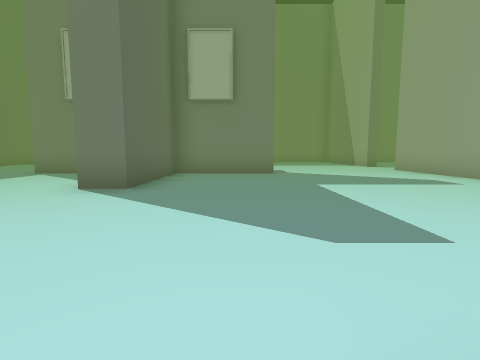
View 1 (above)

24 first-person views from a walk through a 3-D level made in the Unity game engine. The camera is 1.2 m above the floor, tilts 6° down and sees 85° across. The floor is counted in squares, 2 m on a side. Each view is taken from the middle of a square. On the plan, view 1 faces up. The plan holds only what a view shows up to about 9 squares ahead; the rest is blank. The player character is not drawn. Some animated figures are not drawn.

View 2
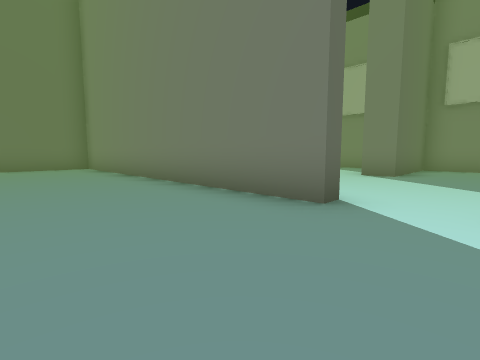

View 3
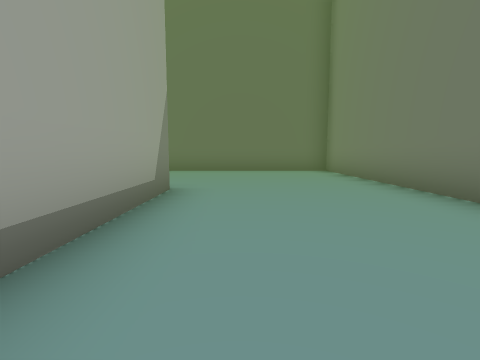

View 4
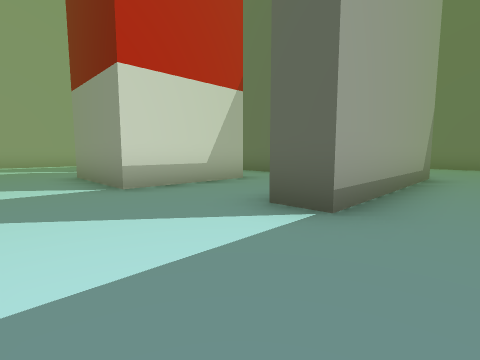

View 5
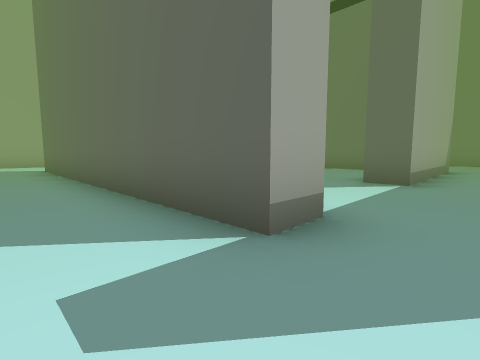

View 6
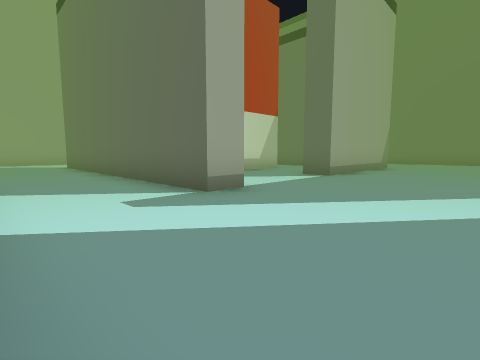

View 7
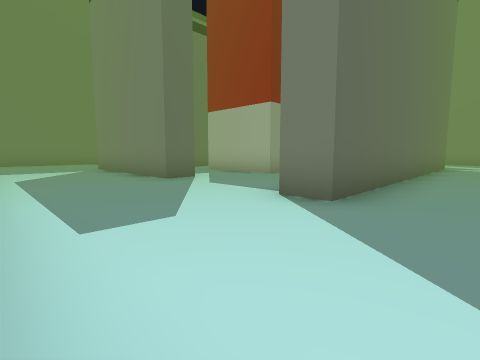

View 8
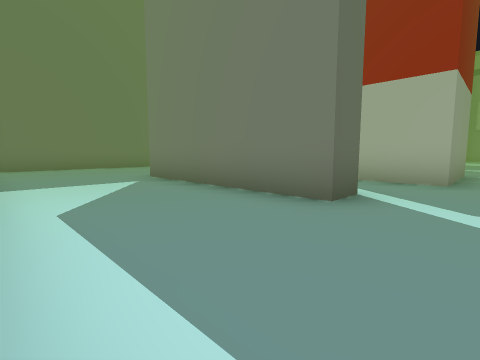

View 9
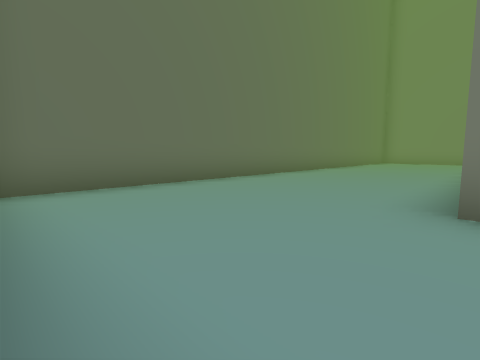

View 10
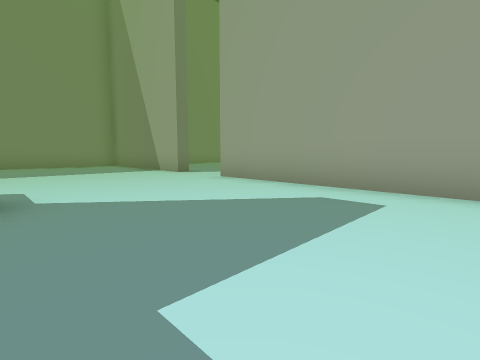

View 11
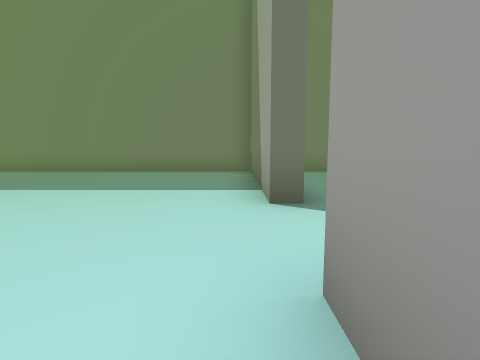

View 12
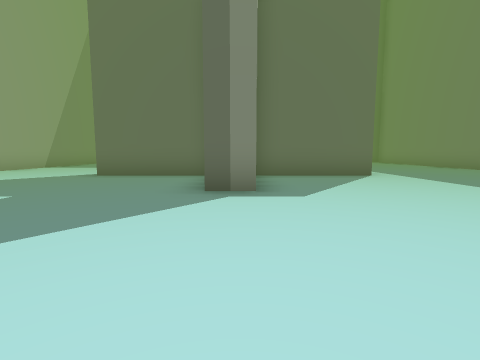

View 13
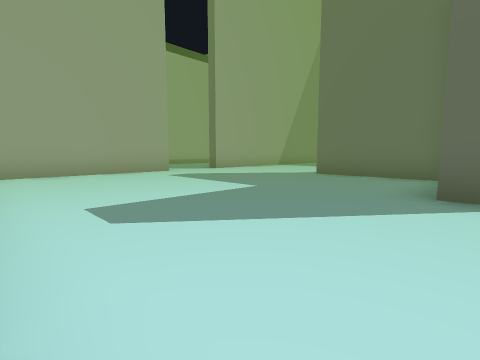

View 14
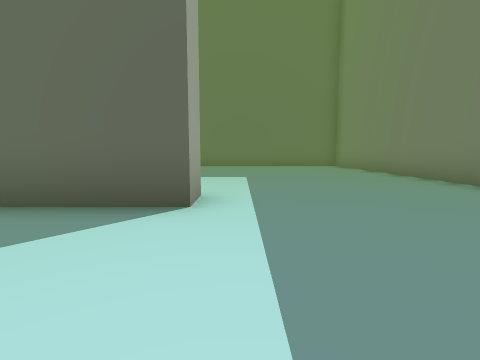

View 15
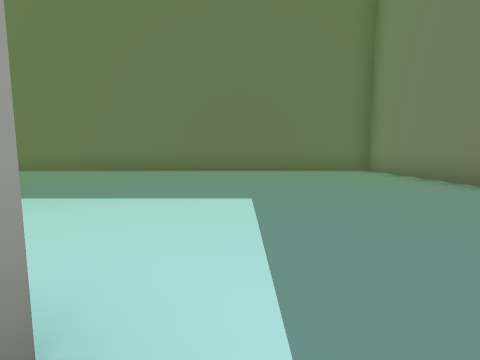

View 16
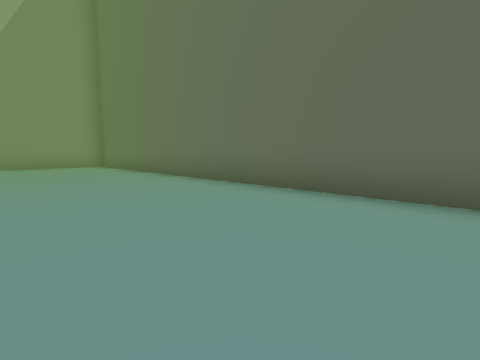

View 17
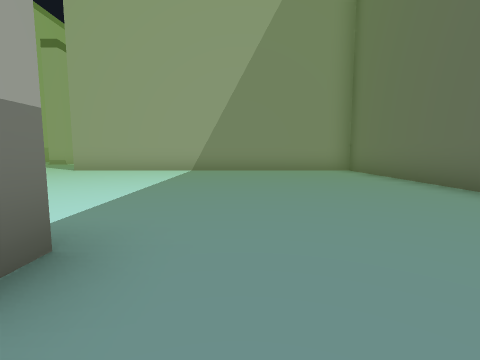

View 18
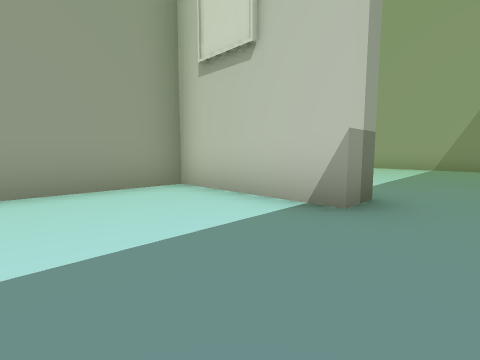

View 19
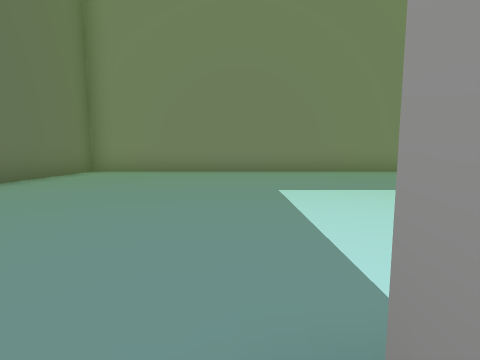

View 20
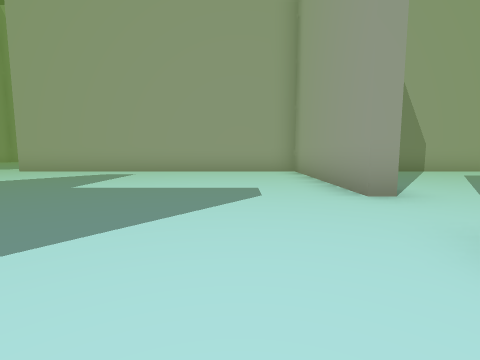

View 21
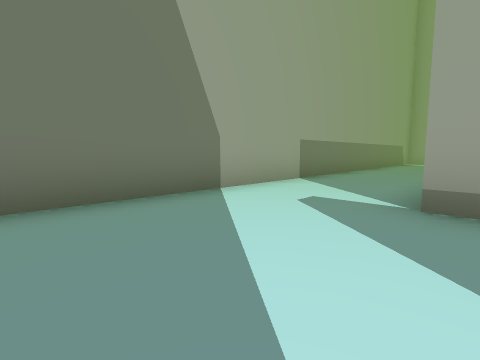

View 22
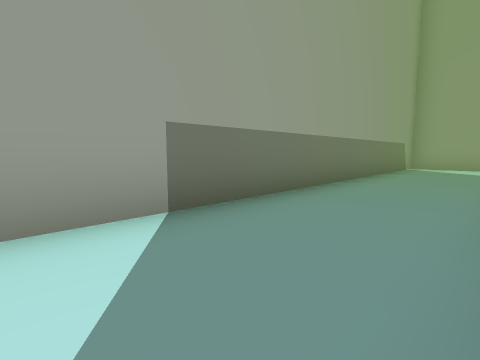

View 23
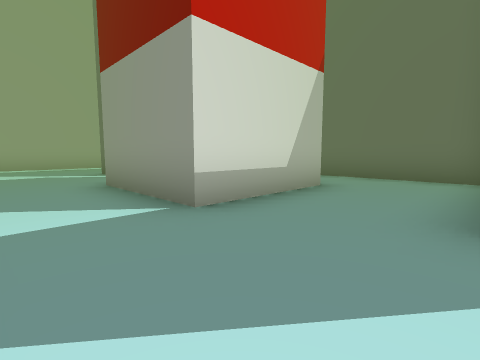

View 24
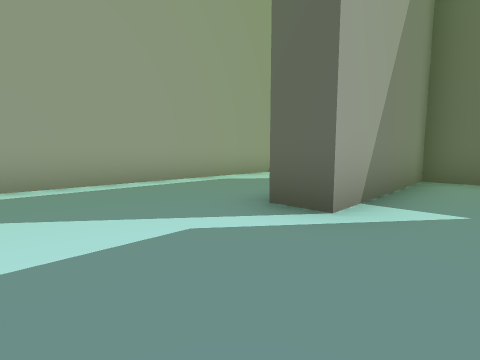

### Floor plan
Points are (right, up) in squares from view 1. A wall is a line through its corners. A room is listed if a view was taken in it or the views show most of it. See-through windows are left out.
Room 1 (views 1, 2, 3, 4, 5, 6, 7, 8, 9, 21, 22, 23, 24)
walls: (-0.7, -7.3) (-0.7, -10.1); (1.6, -4.1) (2.5, -4.1) (2.5, -12.9) (1.8, -12.9); (-1.5, -12.1) (-1.5, -12.9) (-6.2, -12.9); (-6.2, -4.1) (-1.5, -4.1) (-1.5, -5); (0.5, -0.2) (0.5, 0.3); (-1.5, 0.3) (-1.5, -0.1) (-10.6, -0.1) (-10.6, -5.4); (-10.6, -7.8) (-10.6, -15.9); (-5.5, -16.1) (0.9, -16.1); (3.5, -16.1) (4.8, -16.1); (5.3, -15.5) (5.3, -1.1)
ways out: opening at (-0.5, 0) to room 2; opening at (-2.5, -11.5) to room 3; opening at (-2.5, -6.5) to room 3
Room 2 (views 10, 11, 12, 13, 14, 15, 16, 17, 18, 19, 20)
walls: (-4.6, 7.5) (-5.9, 7.5) (-5.9, 8.2) (-2.7, 8.2) (-2.7, 10.9); (-2.8, 11.5) (-1.8, 11.5) (-1.8, 8.4); (0.9, 8.4) (0.9, 7.5) (-1.8, 7.5) (-1.8, 4.3) (-2.8, 4.3); (5.3, 11) (5.3, 16.3) (-10.6, 16.3) (-10.6, 0.3) (-1.5, 0.3); (0.5, 0.3) (5.3, 0.3) (5.3, 9.1)
ways out: opening at (-0.5, 0) to room 1; opening at (6, 10.5)
Room 3 (no view inside)
walls: (-3.5, -7.3) (-0.7, -7.3); (-5.5, -11.2) (-5.5, -12.1) (-1.5, -12.1); (-0.7, -10.1) (-3, -10.1); (-5.5, -5.2) (-5.5, -9.4)
ways out: opening at (-2.5, -11.5) to room 1; opening at (-2.5, -6.5) to room 1

Where each view was taken, in squares from view 1:
view 1: 0 up, 0 right, facing up
view 2: 3 down, 0 right, facing up-left
view 3: 3 down, 2 left, facing left
view 4: 3 down, 1 right, facing down-left
view 5: 3 down, 4 right, facing down-left
view 6: 1 down, 5 right, facing down-left
view 7: 16 down, 4 right, facing up-left
view 8: 16 down, 0 right, facing up-left
view 9: 16 down, 6 left, facing up-left
view 10: 4 up, 1 right, facing up-right
view 11: 8 up, 5 right, facing up
view 12: 8 up, 5 right, facing left
view 13: 8 up, 5 right, facing down-left
view 14: 12 up, 1 right, facing left
view 15: 12 up, 2 left, facing left
view 16: 12 up, 7 left, facing down-left
view 17: 9 up, 7 left, facing down
view 18: 11 up, 7 left, facing down-right
view 19: 8 up, 6 left, facing up
view 20: 2 up, 3 left, facing right
view 21: 1 down, 2 right, facing down-right
view 22: 5 down, 3 right, facing down-right
view 23: 5 down, 1 right, facing down-left
view 24: 11 down, 1 right, facing down-left
